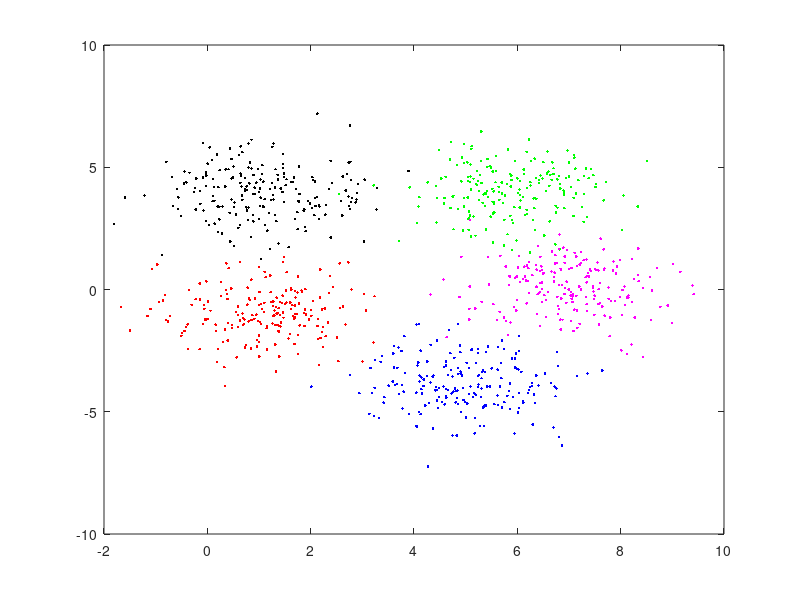

Reproduce this figure in MATLAB.
function [idx, mu] = KMeans(X,k)
% X: data set;
% k:the number of classfication
% mu:clustering center
% idx:label
if nargin<1
% data set;
Sigma = [1, 0; 0, 1];
mu1 = [1, -1];
x1 = mvnrnd(mu1, Sigma, 200);
mu2 = [5, -4];
x2 = mvnrnd(mu2, Sigma, 200);
mu3 = [1, 4];
x3 = mvnrnd(mu3, Sigma, 200);
mu4 = [6, 4];
x4 = mvnrnd(mu4, Sigma, 200);
mu5 = [7, 0.0];
x5 = mvnrnd(mu5, Sigma, 200);
% Show the data points 
plot(x1(:,1), x1(:,2), 'r.'); hold on;
plot(x2(:,1), x2(:,2), 'b.');
plot(x3(:,1), x3(:,2), 'k.');
plot(x4(:,1), x4(:,2), 'g.');
plot(x5(:,1), x5(:,2), 'm.');
X = [x1; x2; x3; x4; x5];
k = 5;
end
[n,~] = size(X);
% select initial clustering center
m = 30;
index_set = zeros(m, k);
r = zeros(m, 1);
for i=1:m
    index_set(i, :) = randperm(n, k);
    X_init = X(index_set(i,:),:);
    for j = 1 : n
        R = repmat(X(j, :), k, 1) - X_init;
        r(i) = r(i) + sum(sum(R.*R));
    end
end
p = find(r==min(r));
final_index = index_set(p,:);

X_init = X(final_index, :);
label = zeros(n, 1);
mu = X_init;
mu_new = mu;
eps = 1e-6;
delta = 1;
while (delta > eps)
    mu = mu_new;
    for i =1:n
        y = repmat (X(i, :), k, 1);
        dist = y - mu;
        d = sum(dist.*dist,2);
        j = find(d==min(d));
        label(i) = j;
    end
    for j = 1 : k
        order = find(label == j);
        mu_new(j, :) = mean(X(order, :), 1);
    end
    delta = sqrt(sum(sum((mu-mu_new).*(mu-mu_new))));
end
label = zeros(n, 1);
for i = 1 : n
    R = repmat(X(i,:),k,1) - mu;
    Residual = sum(R.*R,2);
    j = find(Residual == min(Residual));
    label(i) = j;
end
idx = label;
end
